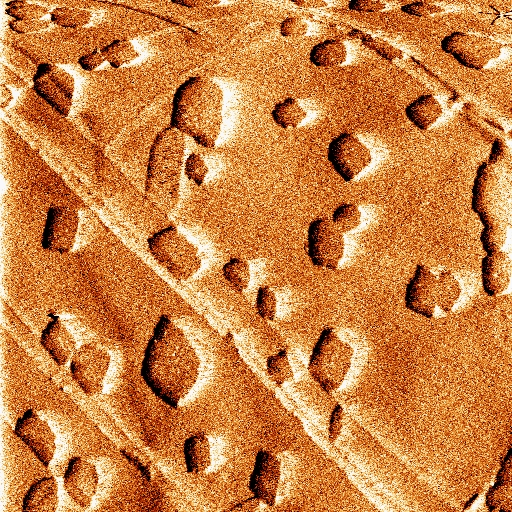
#> input picture Image dataset/11_amplitude.jpg, 512 x 512 px, found by its file name
$ jupyter execute Markers_for_watershed_transform.ipynb
#> lines starting #> are read from the running program, lines starting #| are printed output that depends on the picture
[cell 1]
from skimage import io, segmentation, color
from skimage.future import graph
import numpy as np

def _weight_mean_color(graph, src, dst, n):
    """Callback to handle merging nodes by recomputing mean color.

    Parameters
    ----------
    graph : RAG
        The graph under consideration.
    src, dst : int
        The vertices in `graph` to be merged.
    n : int
        A neighbor of `src` or `dst` or both.

    Returns
    -------
    data : dict
        A dictionary with the `"weight"` attribute set as the absolute
        difference of the mean color between node `dst` and `n`.
    """
    diff = graph.nodes[dst]['mean color'] - graph.nodes[n]['mean color']
    diff = np.linalg.norm(diff)
    return {'weight': diff}

def merge_mean_color(graph, src, dst):
    """Callback called before merging two nodes of a mean color distance graph.

    Parameters
    ----------
    graph : RAG
        The graph under consideration.
    src, dst : int
        The vertices in `graph` to be merged.
    """
    graph.nodes[dst]['total color'] += graph.nodes[src]['total color']
    graph.nodes[dst]['pixel count'] += graph.nodes[src]['pixel count']
    graph.nodes[dst]['mean color'] = (
        graph.nodes[dst]['total color'] / graph.nodes[dst]['pixel count']
    )

def process_image(image_path):
    # Load the image from the given path
#> called with image_path = '/content/11_amplitude.jpg'
    img = io.imread(image_path)
#> img is the input picture: shape (512, 512, 3); mean R, G, B 202, 128.7, 66.6

    # Apply SLIC algorithm to segment the image
    labels = segmentation.slic(img, compactness=30, n_segments=1000000, start_label=1)
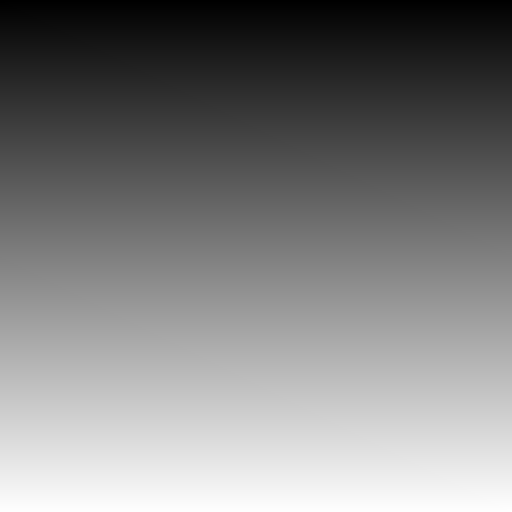
#> labels: shape (512, 512) int64; min 1, max 262144, mean 131072.5; drawn with min black and max white

    # Create a Region Adjacency Graph (RAG) based on the mean color of the regions
    g = graph.rag_mean_color(img, labels)

    # Merge regions hierarchically based on mean color
    labels2 = graph.merge_hierarchical(
        labels,
        g,
        thresh=35,
        rag_copy=False,
        in_place_merge=True,
        merge_func=merge_mean_color,
        weight_func=_weight_mean_color,
    )

    # Create an output image where the segmented regions are colored with their mean color
    out = color.label2rgb(labels2, img, kind='avg', bg_label=0)
    out = segmentation.mark_boundaries(out, labels2, (0, 0, 0))

    # Display the result
    io.imshow(out)
    io.show()

# Example usage: Replace 'path_to_your_image.jpg' with the path to your image
image_path = '/content/11_amplitude.jpg'  # Update this path
process_image(image_path)
